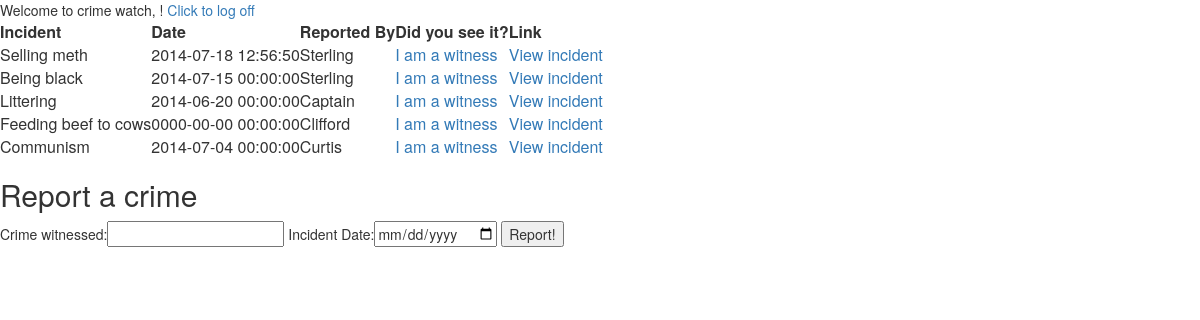
Screenshot of /main.php with the database file from the repository.
### tables this page shows
CREATE TABLE `incidents` (
  `id` int(11) NOT NULL AUTO_INCREMENT,
  `name` varchar(45) DEFAULT NULL,
  `created_at` datetime DEFAULT NULL,
  `updated_at` datetime DEFAULT NULL,
  `users_id` int(11) NOT NULL,
  PRIMARY KEY (`id`),
  KEY `fk_incidents_users_idx` (`users_id`)
);

CREATE TABLE `users` (
  `id` int(11) NOT NULL AUTO_INCREMENT,
  `first_name` varchar(45) DEFAULT NULL,
  `last_name` varchar(45) DEFAULT NULL,
  `email` varchar(45) DEFAULT NULL,
  `password` varchar(45) DEFAULT NULL,
  `created_at` datetime DEFAULT NULL,
  `updated_at` datetime DEFAULT NULL,
  PRIMARY KEY (`id`)
);

### new-connection.php (called while the page is built, shortened)
<?php
$connection = new mysqli(DB_HOST, DB_USER, DB_PASS, DB_DATABASE);
function fetch_all($query)
{
	$data = array();
	global $connection;
	$result = $connection->query($query);
	while($row = mysqli_fetch_assoc($result))
	{
		$data[] = $row;
	}
	return $data;
}
?>

### main.php (the view, shortened to what this page needs)
<?php
echo "Welcome to crime watch, {$_SESSION['first_name']}!   ";
echo "<a href='process.php'>Click to log off </a>";
require('new-connection.php');
$query = "SELECT incidents.name, incidents.created_at, users.first_name, incidents.id, users.id as user_id FROM incidents JOIN users WHERE incidents.users_id = users.id;";
$incidents = fetch_all($query);
?>
<html>
<head>
	<link rel="stylesheet" href="http://maxcdn.bootstrapcdn.com/bootstrap/3.2.0/css/bootstrap.min.css">
	<link rel="stylesheet" href="http://maxcdn.bootstrapcdn.com/bootstrap/3.2.0/css/bootstrap-theme.min.css">
</head>
<body>
	<table>
 		<thead>
 			<th>Incident</th>
 			<th>Date</th>
 			<th>Reported By</th>
 			<th>Did you see it?</th>
 			<th>Link</th>
 		</thead>
 		<?php
 			foreach ($incidents as $incident)
 			{
 				echo
 				"<tr>
 					<td>{$incident['name']}</td>
 					<td>{$incident['created_at']}</td>
 					<td>{$incident['first_name']}</td>
 					<td><a href='process.php?action=report&id={$incident['id']}'>I am a witness</a></td>
 					<td><a href='process.php?action=view&id={$incident['id']}'>View incident</a></td>
 				</tr>";
 			}
 		 ?>
 	</table>
 	<h2>Report a crime</h2>
 	<form action='process.php?action=add' method='post'>
 		Crime witnessed:<input type='text' name='incident_name'>
 		Incident Date:<input type='date' name='incident_date'>
 		<input type='submit' value='Report!'>
 	</form>
</body>
</html>

### rows the page displays
incidents: name "Selling meth", created_at "2014-07-18 12:56:50", users.first_name "Sterling"
incidents: name "Being black", created_at "2014-07-15 00:00:00", users.first_name "Sterling"
incidents: name "Littering", created_at "2014-06-20 00:00:00", users.first_name "Captain"
incidents: name "Feeding beef to cows", created_at "0000-00-00 00:00:00", users.first_name "Clifford"
incidents: name "Communism", created_at "2014-07-04 00:00:00", users.first_name "Curtis"
